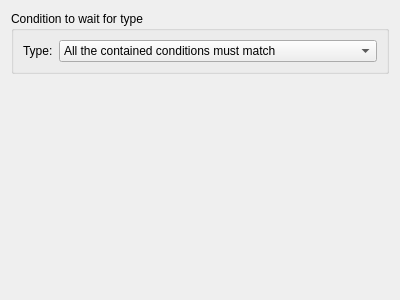
<?xml version="1.0" encoding="UTF-8"?>
<ui version="4.0">
 <class>NewWaitForWidget</class>
 <widget class="QWidget" name="NewWaitForWidget">
  <property name="geometry">
   <rect>
    <x>0</x>
    <y>0</y>
    <width>400</width>
    <height>300</height>
   </rect>
  </property>
  <property name="windowTitle">
   <string comment="@title">New condition to wait for</string>
  </property>
  <property name="whatsThis">
   <string comment="@info:whatsthis">&lt;para&gt;Selects the type of the new condition.&lt;/para&gt;</string>
  </property>
  <layout class="QVBoxLayout" name="NewWaitForWidgetVerticalLayout">
   <item>
    <widget class="QGroupBox" name="waitForTypeGroupBox">
     <property name="title">
      <string comment="@title">Condition to wait for type</string>
     </property>
     <layout class="QHBoxLayout" name="waitForTypeGroupBoxHorizontalLayout">
      <item>
       <widget class="QLabel" name="waitForTypeLabel">
        <property name="text">
         <string comment="@label:listbox">Type:</string>
        </property>
        <property name="buddy">
         <cstring>waitForTypeComboBox</cstring>
        </property>
       </widget>
      </item>
      <item>
       <widget class="KComboBox" name="waitForTypeComboBox">
        <property name="sizePolicy">
         <sizepolicy hsizetype="MinimumExpanding" vsizetype="Fixed">
          <horstretch>0</horstretch>
          <verstretch>0</verstretch>
         </sizepolicy>
        </property>
        <item>
         <property name="text">
          <string comment="@item:inlistbox">All the contained conditions must match</string>
         </property>
        </item>
        <item>
         <property name="text">
          <string comment="@item:inlistbox">Any of the contained conditions must match</string>
         </property>
        </item>
        <item>
         <property name="text">
          <string comment="@item:inlistbox">The contained condition can not match</string>
         </property>
        </item>
        <item>
         <property name="text">
          <string comment="@item:inlistbox">The specified signal is emitted</string>
         </property>
        </item>
        <item>
         <property name="text">
          <string comment="@item:inlistbox">The specified event is received</string>
         </property>
        </item>
        <item>
         <property name="text">
          <string comment="@item:inlistbox">The specified window is shown</string>
         </property>
        </item>
        <item>
         <property name="text">
          <string comment="@item:inlistbox">The specified property has certain value</string>
         </property>
        </item>
        <item>
         <property name="text">
          <string comment="@item:inlistbox">The step is activated</string>
         </property>
        </item>
       </widget>
      </item>
     </layout>
    </widget>
   </item>
   <item>
    <spacer name="newWaitForWidgetSpacer">
     <property name="orientation">
      <enum>Qt::Vertical</enum>
     </property>
     <property name="sizeHint" stdset="0">
      <size>
       <width>20</width>
       <height>20</height>
      </size>
     </property>
    </spacer>
   </item>
  </layout>
 </widget>
 <customwidgets>
  <customwidget>
   <class>KComboBox</class>
   <extends>QComboBox</extends>
   <header>kcombobox.h</header>
  </customwidget>
 </customwidgets>
 <resources/>
 <connections/>
</ui>
